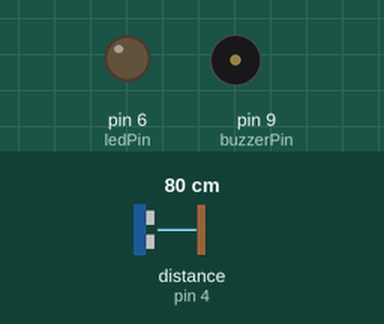
Recording of a sketch running on a simulated Arduino Uno, built with avr-gcc and run on an emulated ATmega328P. On the bench: output pins drawn as LEDs (lit = HIGH), buzzer (waves = sounding, pin HIGH). Wiring (inferred from the names in the program): ultrasonic range finder: trigger pin 7; echo pin 4. The test bench sets the inputs (shaded band); at power-on: distance to the obstacle (sensor on pin 4) 80 cm. The echo pulse lasts 58.3 µs per cm; pins used as bus, display or sensor lines are not drawn.

Above: at 1.2 s.
1.3 s: distance to the obstacle (sensor on pin 4) set to 35 cm
2.8 s: distance to the obstacle (sensor on pin 4) set to 30 cm
At 3.3 s:
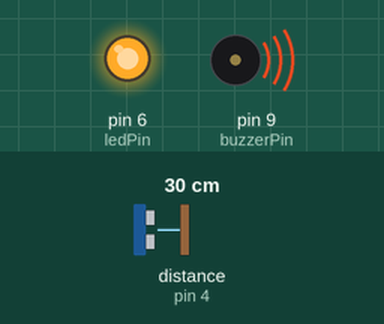
4.3 s: distance to the obstacle (sensor on pin 4) set to 60 cm
At 5.2 s:
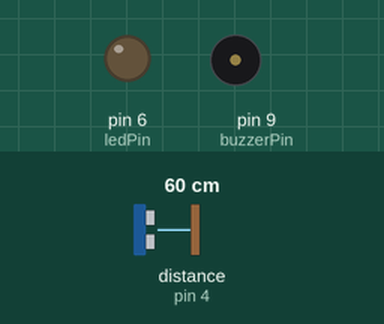
5.9 s: distance to the obstacle (sensor on pin 4) set to 2 cm
At 7.2 s:
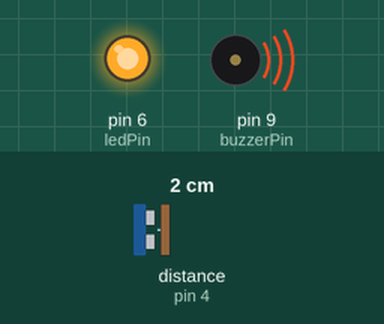
Timing chart, 0 to 8.4 s (numbered marks = the images above; inputs shaded):
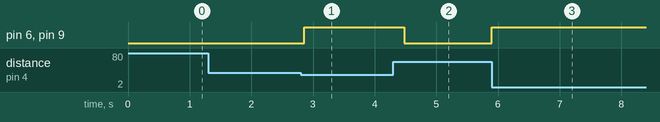

Measured:
- the behaviour switches between 32 and 31 cm on distance to the obstacle (sensor on pin 4) (found by bisection; images 0 and 1)
- after the input at 1.3 s, every drawn part: stays the same
- after the input at 2.8 s, pin 6 (ledPin), pin 9 (buzzerPin): LOW → HIGH after 0.06 s
- after the input at 4.3 s, pin 6 (ledPin), pin 9 (buzzerPin): HIGH → LOW after 0.18 s
- after the input at 5.9 s, pin 6 (ledPin), pin 9 (buzzerPin): LOW → HIGH at once

The sketch:

Parking_Sensor.ino
```cpp
int trigPin = 7;
int echoPin = 4;
int buzzerPin = 9;
int ledPin = 6;
int time;
int distance;

void setup()
{
  pinMode(trigPin, OUTPUT);
  pinMode(echoPin, INPUT);
  pinMode(buzzerPin, OUTPUT);
  pinMode(ledPin, OUTPUT);
}

void loop()
{
  digitalWrite(trigPin, HIGH);
  delayMicroseconds(5);
  digitalWrite(trigPin, LOW);

  int time = pulseIn(echoPin, HIGH);
  int distance = (time*0.034)/2;

  if (distance <= 30) {
    digitalWrite(buzzerPin, HIGH);
    digitalWrite(ledPin, HIGH);
    delay(200);
  }
  else {
    digitalWrite(buzzerPin, LOW);
    digitalWrite(ledPin, LOW);
    delay(200);
  }
}
```
